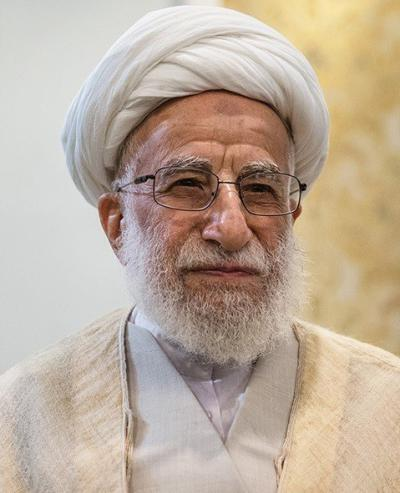
#> input picture navar tarhim/janati.jpg, 400 x 493 px
$ python main.py
#> lines starting #> are read from the running program, lines starting #| are printed output that depends on the picture; after the words box and inside, x2 and y2 are one past the last pixel; in counts of white or black regions, pixels touching at a corner belong together
import cv2 #open cv


img = cv2.imread('janati.jpg' , 0) #khandan ax sia sefid
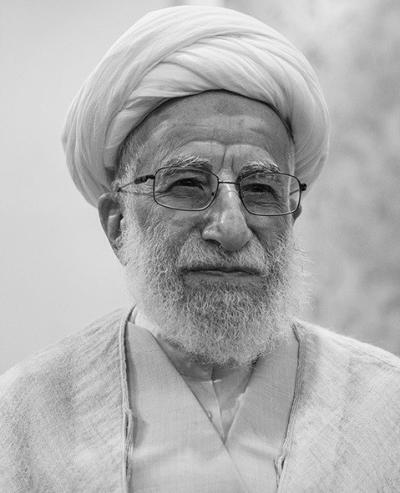
#> img: shape (493, 400); min 0, max 253, mean 176.2


height , width = img.shape
#> height = 493; width = 400

cv2.line(img, (150,0), (0,100), (0,0,0), 30)
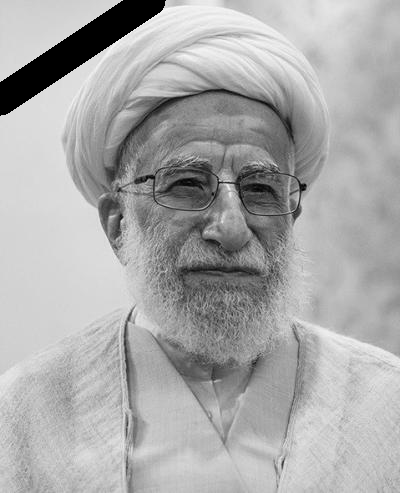
#> img: shape (493, 400); 2.77% of pixels changed, all inside (x1, y1, x2, y2) = (0, 0, 166, 116)

cv2.imwrite('result.jpg' , img) #zakhire ax

cv2.imshow('output' , img) #namayesh ax
cv2.waitKey() #zood baste nashe
